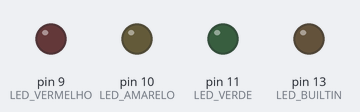
Simulated run of this sketch. Board: Arduino Uno, built with avr-gcc and run on an emulated ATmega328P. On the bench: output pins drawn as LEDs (lit = HIGH).

Above: at 0.2 s.
At 2.7 s:
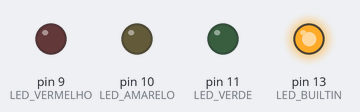
At 4.2 s:
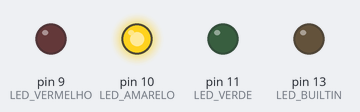
At 5.7 s:
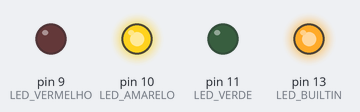
At 8.2 s:
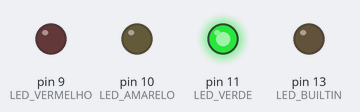
At 11.2 s:
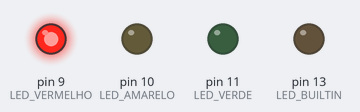
Timing chart, 0 to 11.7 s (numbered marks = the images above):
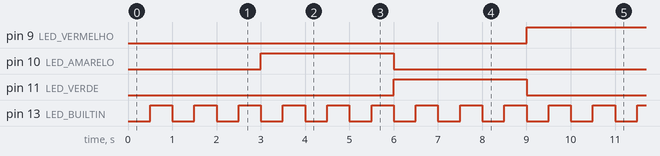

The sketch:

ponderada-1.ino
```cpp
const int LED_VERMELHO = 9;
const int LED_AMARELO = 10;
const int LED_VERDE = 11;

unsigned long previousMillis = 0;
unsigned long trafficMillis = 0;
const long blinkInterval = 500;

bool builtinState = LOW;
int trafficState = 0; // 0 = vermelho, 1 = amarelo, 2 = verde

void setup() {
    pinMode(LED_BUILTIN, OUTPUT);
    pinMode(LED_VERMELHO, OUTPUT);
    pinMode(LED_AMARELO, OUTPUT);
    pinMode(LED_VERDE, OUTPUT);
}

void loop() {
    unsigned long currentMillis = millis();

    // Blink do LED interno, ciclo de 0.5 segundos
    if (currentMillis - previousMillis >= blinkInterval) {
        previousMillis = currentMillis;
        builtinState = !builtinState;
        digitalWrite(LED_BUILTIN, builtinState);
    }

    // Ciclo de 3 segundos para o semáforo
    if (currentMillis - trafficMillis >= 3000) {
        trafficMillis = currentMillis;

        // Apaga todos os LEDs
        digitalWrite(LED_VERMELHO, LOW);
        digitalWrite(LED_AMARELO, LOW);
        digitalWrite(LED_VERDE, LOW);

        // Ciclo do semáforo
        trafficState = (trafficState + 1) % 3;

        // Acende o LED correspondente ao estado atual
        switch(trafficState) {
            case 0:  // Vermelho
                digitalWrite(LED_VERMELHO, HIGH);
                break;
            case 1:  // Amarelo
                digitalWrite(LED_AMARELO, HIGH);
                break;
            case 2:  // Verde
                digitalWrite(LED_VERDE, HIGH);
                break;
        }
    }
}
```

Measured:
- by itself, pin 9 (LED_VERMELHO), pin 10 (LED_AMARELO), pin 11 (LED_VERDE): alternates HIGH for 3.0 s and LOW for 6.0 s
- by itself, pin 13 (LED_BUILTIN): alternates HIGH for 0.50 s and LOW for 0.50 s
